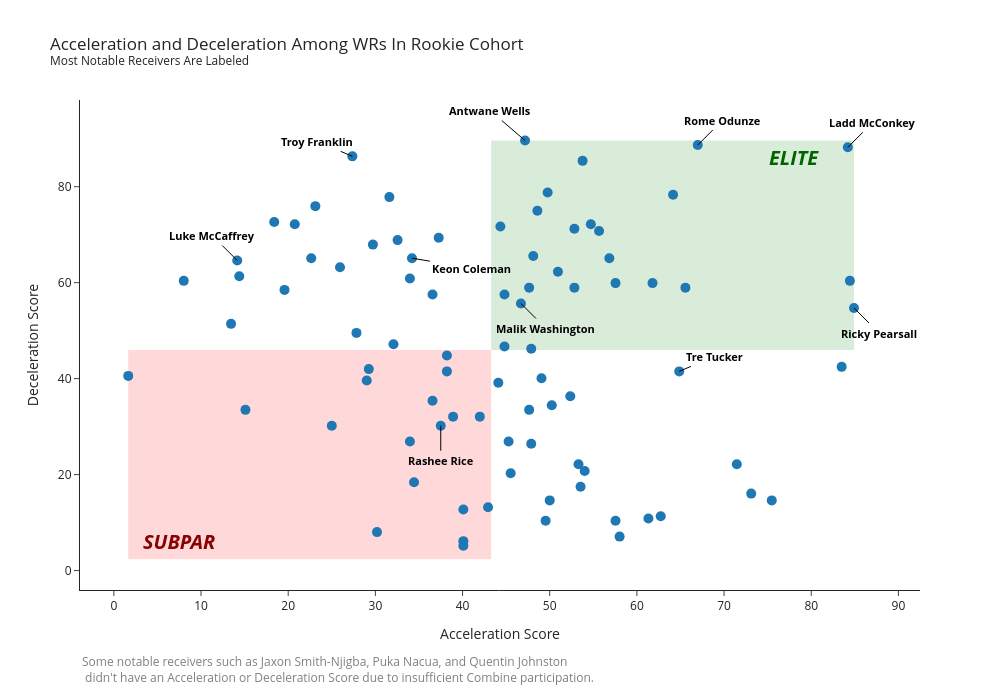

The code cell stored with this chart in its notebook:
### Code cell
# ============================================
# Deceleration vs Accleration In Players
# ============================================

fig = px.scatter(
    data_frame=accel_decel_df,
    x="accel_score",
    y="decel_score",
    hover_data="display_name",
    title=(
        "Acceleration and Deceleration Among WRs In Rookie Cohort"
        "<br><sup style='font-size:16px'>Most Notable Receivers Are Labeled</sup>"
    ),
    labels={
        "accel_score": "Acceleration Score",
        "decel_score": "Deceleration Score"
    },
    template="simple_white"
)

# Selected players to label
players_to_label = [
    "Ladd McConkey",
    "Rome Odunze",
    "Antwane Wells",
    "Rashee Rice",
    "Tre Tucker",
    "Troy Franklin",
    "Ricky Pearsall",
    "Luke McCaffrey",
    "Malik Washington",
    "Keon Coleman"
]

# Keep all points, but remove automatic text labels
fig.update_traces(
    mode="markers",
    marker=dict(size=10)
)

# Manually position labels and draw connector lines
label_offsets = {
    "Ladd McConkey": (25, 25),
    "Rome Odunze": (25, 25),
    "Antwane Wells": (-35, 30),
    "Rashee Rice": (0, -35),
    "Tre Tucker": (35, 15),
    "Troy Franklin": (-35, 15),
    "Ricky Pearsall": (25, -25),
    "Luke McCaffrey": (-25, 25),
    "Malik Washington": (25, -25),
    "Keon Coleman": (60, -10)
}

for player in players_to_label:

    player_data = accel_decel_df.filter(
        pl.col("display_name") == player
    )

    if player_data.height == 0:
        continue

    x = player_data["accel_score"][0]
    y = player_data["decel_score"][0]

    x_offset, y_offset = label_offsets[player]

    fig.add_annotation(
        x=x,
        y=y,
        text=f"<b>{player}</b>",
        showarrow=True,
        arrowhead=0,
        arrowwidth=1,
        arrowcolor="black",
        ax=x_offset,
        ay=-y_offset,
        font=dict(size=11, color="black"),
        borderpad=2
    )

# Get axis ranges
x_min, x_max = accel_decel_df["accel_score"].min(), accel_decel_df["accel_score"].max()
y_min, y_max = accel_decel_df["decel_score"].min(), accel_decel_df["decel_score"].max()

x_mid = (x_min + x_max) / 2
y_mid = (y_min + y_max) / 2

# Bottom-left quadrant: red
fig.add_shape(
    type="rect",
    x0=x_min, x1=x_mid,
    y0=y_min, y1=y_mid,
    fillcolor="red",
    opacity=0.15,
    line_width=0,
    layer="below"
)

# Top-right quadrant: green
fig.add_shape(
    type="rect",
    x0=x_mid, x1=x_max,
    y0=y_mid, y1=y_max,
    fillcolor="green",
    opacity=0.15,
    line_width=0,
    layer="below"
)

# ELITE label
fig.add_annotation(
    x=78,
    y=86,
    text="<i><b>ELITE</b></i>",
    showarrow=False,
    font=dict(size=20, color="darkgreen")
)

# SUBPAR label
fig.add_annotation(
    x=7.5,
    y=6,
    text="<i><b>SUBPAR</b></i>",
    showarrow=False,
    font=dict(size=20, color="darkred")
)

fig.update_layout(
    width=1000,
    height=700,
    margin=dict(b=110)
)

# Footnote
fig.add_annotation(
    x=0,
    y=-0.2,
    xref="paper",
    yref="paper",
    text=(
        "Some notable receivers such as Jaxon Smith-Njigba, Puka Nacua, "
        "and Quentin Johnston <br> didn't have an Acceleration or Deceleration "
        "Score due to insufficient Combine participation."
    ),
    showarrow=False,
    font=dict(size=12, color="gray"),
    align="left"
)

fig.show()

### Figure 1 — Plotly figure (JSON) as saved in the notebook; plotly's stock layout.template omitted (floating-point values rounded to 4 significant figures)
{"data": [{"customdata": [["Ricky Pearsall"], ["Jacob Cowing"], ["Ladd McConkey"], ["Jalen McMillan"], ["Brian Thomas"], ["Rakim Jarrett"], ["Trey Palmer"], ["Rome Odunze"], ["Dominic Lovett"], ["Tre Tucker"], ["Traeshon Holden"], ["Dont'e Thornton"], ["Antoine Green"], ["Javon Baker"], ["Jayden Reed"], ["Jonathan Mingo"], ["Joseph Ngata"], ["Konata Mumpfield"], ["Nick Nash"], ["Andrew Armstrong"], ["Kyle Williams"], ["Tai Felton"], ["Michael Wilson"], ["Arian Smith"], ["A.T. Perry"], ["Malik Heath"], ["Elic Ayomanor"], ["Jordan Watkins"], ["Bryce Ford-Wheaton"], ["Chimere Dike"], ["Mitch Tinsley"], ["Johnny Wilson"], ["Devontez Walker"], ["Grant DuBose"], ["Justin Shorter"], ["Devaughn Vele"], ["Cornelius Johnson"], ["Kaden Prather"], ["Isaac TeSlaa"], ["Derius Davis"], ["Cedric Tillman"], ["Isaiah Williams"], ["Isaiah Bond"], ["Antwane Wells"], ["Malik Washington"], ["Ronnie Bell"], ["Demario Douglas"], ["Jaylin Noel"], ["Josh Kelly"], ["KeAndre Lambert-Smith"], ["Isaiah Neyor"], ["Tez Johnson"], ["Andrei Iosivas"], ["Roman Wilson"], ["Dontay Demus"], ["Jaray Jenkins"], ["Jadon Haselwood"], ["Bub Means"], ["Brenden Rice"], ["Jason Brownlee"], ["Jalin Hyatt"], ["Rashee Rice"], ["Da'Quan Felton"], ["Marvin Mims"], ["Kobe Hudson"], ["Jordan Addison"], ["Jermaine Burton"], ["Keon Coleman"], ["Jalen Brooks"], ["Xavier Hutchinson"], ["Jalen Royals"], ["Pat Bryant"], ["Ricky White"], ["Kayshon Boutte"], ["Jaylin Lane"], ["Jamari Thrash"], ["Jalen Coker"], ["Jacob Copeland"], ["Troy Franklin"], ["Jayden Higgins"], ["Tank Dell"], ["Xavier Legette"], ["Adonai Mitchell"], ["LaJohntay Wester"], ["Lideatrick Griffin"], ["Jha'Quan Jackson"], ["Ja'Lynn Polk"], ["Elijhah Badger"], ["Jimmy Horn"], ["Luke McCaffrey"], ["Roc Taylor"], ["Luther Burden"], ["Ryan Flournoy"], ["Jaxon Smith-Njigba"], ["Quentin Johnston"], ["Tyler Scott"], ["Puka Nacua"], ["Jake Bobo"], ["Jalen Wayne"], ["Anthony Gould"], ["Tahj Washington"], ["Marcus Rosemy-Jacksaint"], ["Jack Bech"], ["Ja'Corey Brooks"], ["Jacolby George"], ["Xavier Restrepo"]], "hovertemplate": "Acceleration Score=%{x}<br>Deceleration Score=%{y}<br>display_name=%{customdata[0]}<extra></extra>", "legendgroup": "", "marker": {"color": "#1F77B4", "size": 10, "symbol": "circle"}, "mode": "markers", "name": "", "orientation": "v", "showlegend": false, "type": "scatter", "x": [84.91, 84.43, 84.2, 83.49, 75.47, 73.11, 71.46, 66.98, 65.57, 64.86, 64.15, 62.97, 62.74, 61.79, 61.32, 58.02, 57.55, 57.55, 56.84, 55.66, 55.19, 54.72, 54.01, 53.77, 53.54, 53.3, 52.83, 52.83, 52.36, 50.94, 50.24, 50.0, 50.0, 49.76, 49.53, 49.06, 48.58, 48.58, 48.11, 47.88, 47.88, 47.64, 47.64, 47.17, 46.7, 45.52, 45.28, 44.81, 44.81, 44.58, 44.34, 44.1, 42.92, 41.98, 40.09, 40.09, 40.09, 38.92, 38.21, 38.21, 37.97, 37.5, 37.26, 36.56, 36.56, 35.85, 34.43, 34.2, 33.96, 33.96, 32.55, 32.08, 31.6, 30.19, 29.72, 29.25, 29.01, 27.83, 27.36, 25.94, 25.0, 24.29, 23.11, 22.64, 20.75, 19.58, 18.4, 15.09, 14.39, 14.15, 13.44, 8.019, 1.651, NaN, NaN, NaN, NaN, NaN, NaN, NaN, NaN, NaN, NaN, NaN, NaN, NaN], "xaxis": "x", "y": [54.72, 60.38, 88.21, 42.45, 14.62, 16.04, 22.17, 88.68, 58.96, 41.51, 78.3, NaN, 11.32, 59.91, 10.85, 7.075, 10.38, 59.91, 65.09, 70.75, NaN, 72.17, 20.75, 85.38, 17.45, 22.17, 58.96, 71.23, 36.32, 62.26, 34.43, NaN, 14.62, 78.77, 10.38, 40.09, NaN, 75.0, 65.57, 26.42, 46.23, 33.49, 58.96, 89.62, 55.66, 20.28, 26.89, 57.55, 46.7, NaN, 71.7, 39.15, 13.21, 32.08, 12.74, 6.132, 5.189, 32.08, 41.51, 44.81, NaN, 30.19, 69.34, 35.38, 57.55, NaN, 18.4, 65.09, 60.85, 26.89, 68.87, 47.17, 77.83, 8.019, 67.92, 41.98, 39.62, 49.53, 86.32, 63.21, 30.19, NaN, 75.94, 65.09, 72.17, 58.49, 72.64, 33.49, 61.32, 64.62, 51.42, 60.38, 40.57, NaN, 2.358, 37.74, 19.81, 41.98, 15.57, 13.68, 27.36, 41.98, 59.43, 81.6, 81.13, 73.58], "yaxis": "y"}], "layout": {"annotations": [{"arrowcolor": "black", "arrowhead": 0, "arrowwidth": 1, "ax": 25, "ay": -25, "borderpad": 2, "font": {"color": "black", "size": 11}, "showarrow": true, "text": "<b>Ladd McConkey</b>", "x": 84.2, "y": 88.21}, {"arrowcolor": "black", "arrowhead": 0, "arrowwidth": 1, "ax": 25, "ay": -25, "borderpad": 2, "font": {"color": "black", "size": 11}, "showarrow": true, "text": "<b>Rome Odunze</b>", "x": 66.98, "y": 88.68}, {"arrowcolor": "black", "arrowhead": 0, "arrowwidth": 1, "ax": -35, "ay": -30, "borderpad": 2, "font": {"color": "black", "size": 11}, "showarrow": true, "text": "<b>Antwane Wells</b>", "x": 47.17, "y": 89.62}, {"arrowcolor": "black", "arrowhead": 0, "arrowwidth": 1, "ax": 0, "ay": 35, "borderpad": 2, "font": {"color": "black", "size": 11}, "showarrow": true, "text": "<b>Rashee Rice</b>", "x": 37.5, "y": 30.19}, {"arrowcolor": "black", "arrowhead": 0, "arrowwidth": 1, "ax": 35, "ay": -15, "borderpad": 2, "font": {"color": "black", "size": 11}, "showarrow": true, "text": "<b>Tre Tucker</b>", "x": 64.86, "y": 41.51}, {"arrowcolor": "black", "arrowhead": 0, "arrowwidth": 1, "ax": -35, "ay": -15, "borderpad": 2, "font": {"color": "black", "size": 11}, "showarrow": true, "text": "<b>Troy Franklin</b>", "x": 27.36, "y": 86.32}, {"arrowcolor": "black", "arrowhead": 0, "arrowwidth": 1, "ax": 25, "ay": 25, "borderpad": 2, "font": {"color": "black", "size": 11}, "showarrow": true, "text": "<b>Ricky Pearsall</b>", "x": 84.91, "y": 54.72}, {"arrowcolor": "black", "arrowhead": 0, "arrowwidth": 1, "ax": -25, "ay": -25, "borderpad": 2, "font": {"color": "black", "size": 11}, "showarrow": true, "text": "<b>Luke McCaffrey</b>", "x": 14.15, "y": 64.62}, {"arrowcolor": "black", "arrowhead": 0, "arrowwidth": 1, "ax": 25, "ay": 25, "borderpad": 2, "font": {"color": "black", "size": 11}, "showarrow": true, "text": "<b>Malik Washington</b>", "x": 46.7, "y": 55.66}, {"arrowcolor": "black", "arrowhead": 0, "arrowwidth": 1, "ax": 60, "ay": 10, "borderpad": 2, "font": {"color": "black", "size": 11}, "showarrow": true, "text": "<b>Keon Coleman</b>", "x": 34.2, "y": 65.09}, {"font": {"color": "darkgreen", "size": 20}, "showarrow": false, "text": "<i><b>ELITE</b></i>", "x": 78, "y": 86}, {"font": {"color": "darkred", "size": 20}, "showarrow": false, "text": "<i><b>SUBPAR</b></i>", "x": 7.5, "y": 6}, {"align": "left", "font": {"color": "gray", "size": 12}, "showarrow": false, "text": "Some notable receivers such as Jaxon Smith-Njigba, Puka Nacua, and Quentin Johnston <br> didn't have an Acceleration or Deceleration Score due to insufficient Combine participation.", "x": 0, "xref": "paper", "y": -0.2, "yref": "paper"}], "height": 700, "legend": {"tracegroupgap": 0}, "margin": {"b": 110}, "shapes": [{"fillcolor": "red", "layer": "below", "line": {"width": 0}, "opacity": 0.15, "type": "rect", "x0": 1.651, "x1": 43.28, "y0": 2.358, "y1": 45.99}, {"fillcolor": "green", "layer": "below", "line": {"width": 0}, "opacity": 0.15, "type": "rect", "x0": 43.28, "x1": 84.91, "y0": 45.99, "y1": 89.62}], "title": {"text": "Acceleration and Deceleration Among WRs In Rookie Cohort<br><sup style='font-size:16px'>Most Notable Receivers Are Labeled</sup>"}, "width": 1000, "xaxis": {"anchor": "y", "domain": [0, 1], "title": {"text": "Acceleration Score"}}, "yaxis": {"anchor": "x", "domain": [0, 1], "title": {"text": "Deceleration Score"}}}}
